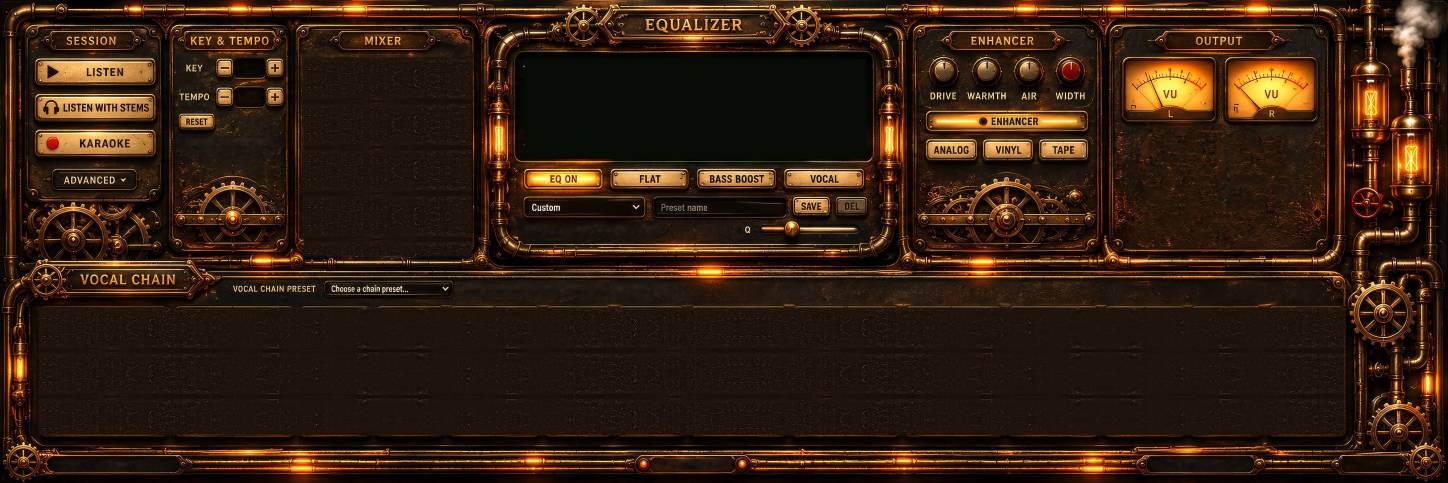
#> input picture design/ref/sk-studio.pre-eqplate.jpg, 4344 x 1448 px (shown at 1/3 size)
$ python studio_eqplate.py ../ref/sk-studio.pre-eqplate.jpg out.png
#> lines starting #> are read from the running program, lines starting #| are printed output that depends on the picture
# Paints the baked EQ button/preset plates (EQ ON, FLAT, BASS BOOST, VOCAL, preset select, name, SAVE, DEL, Q slider) out of
# sk-studio.jpg with randomly quilted dark plate texture; the live controls draw their own plates (mode-dependent).
# usage: python -I design/tools/studio_eqplate.py <in.jpg> <out.jpg>
import sys, numpy as np
from PIL import Image
a = np.asarray(Image.open(sys.argv[1]).convert('RGB')).astype(np.float32)
src = a[250:650, 960:1360]; rng = np.random.default_rng(11)
#> after `src = a[250:650, 960:1360]`:
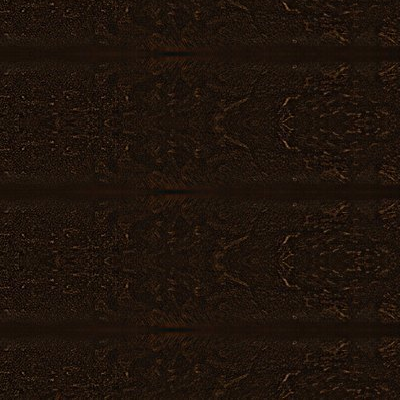
#> src: shape (400, 400, 3) float32; mean R, G, B 30.8, 19.3, 11.2
def quilt(b, T=72, ov=24):
#> called with b = (1560, 492, 2610, 722), T = 72, ov = 24
    x0, y0, x1, y1 = b; w, h = x1 - x0, y1 - y0
    acc = np.zeros((h + T, w + T, 3), np.float32); wt = np.zeros((h + T, w + T, 1), np.float32)
    ramp = np.minimum(np.arange(T) + 1, T - np.arange(T)).astype(np.float32); ramp = np.minimum(ramp / ov, 1)
    win = (ramp[:, None] * ramp[None, :])[..., None]
    for y in range(0, h, T - ov):
        for x in range(0, w, T - ov):
            sy = rng.integers(0, src.shape[0] - T + 1); sx = rng.integers(0, src.shape[1] - T + 1)
            t = src[sy:sy + T, sx:sx + T]
            if rng.random() < .5: t = t[:, ::-1]
            acc[y:y + T, x:x + T] += t * win; wt[y:y + T, x:x + T] += win
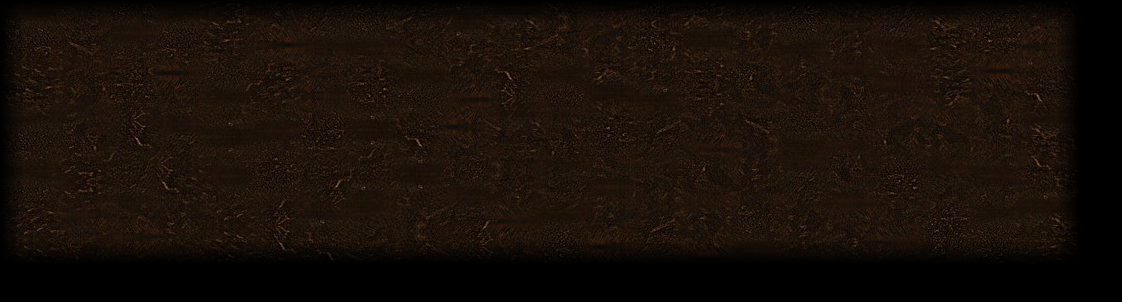
#> acc: shape (302, 1122, 3) float32; mean R, G, B 24, 15, 8.6
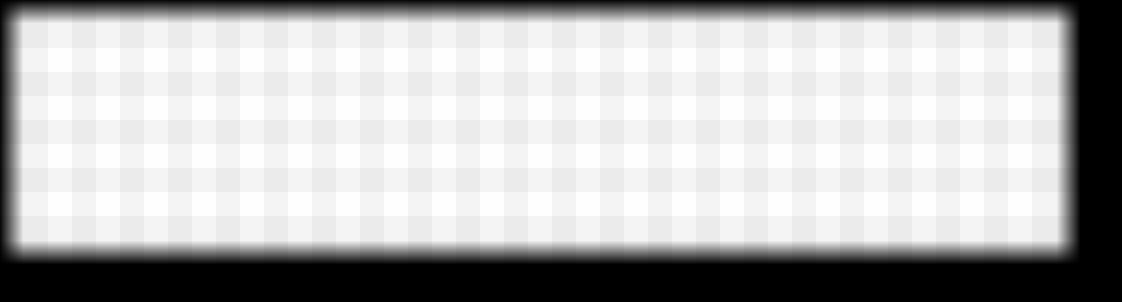
#> wt: shape (302, 1122, 1) float32; min 0, max 1.09, mean 0.779; drawn with min black and max white
    fill = acc[:h, :w] / np.maximum(wt[:h, :w], 1e-3)
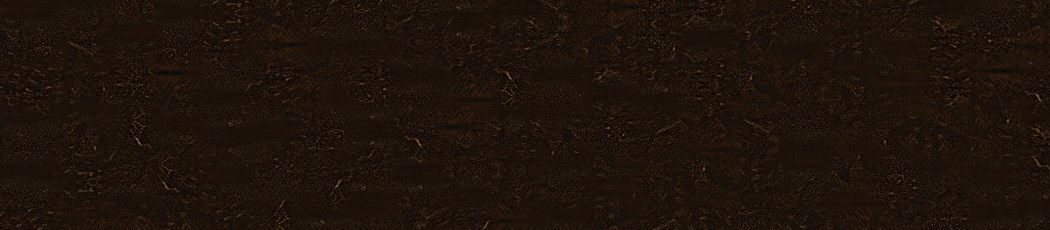
#> fill: shape (230, 1050, 3) float32; mean R, G, B 30.7, 19.3, 11.1
    yy, xx = np.mgrid[0:h, 0:w]; f = np.minimum.reduce([xx, yy, w - 1 - xx, h - 1 - yy]).astype(np.float32)
    al = np.clip(f / 16, 0, 1)[..., None]
    a[y0:y1, x0:x1] = a[y0:y1, x0:x1] * (1 - al) + fill * al
quilt((1560, 492, 2610, 722))
Image.fromarray(np.clip(a, 0, 255).astype(np.uint8)).save(sys.argv[2], quality=86)
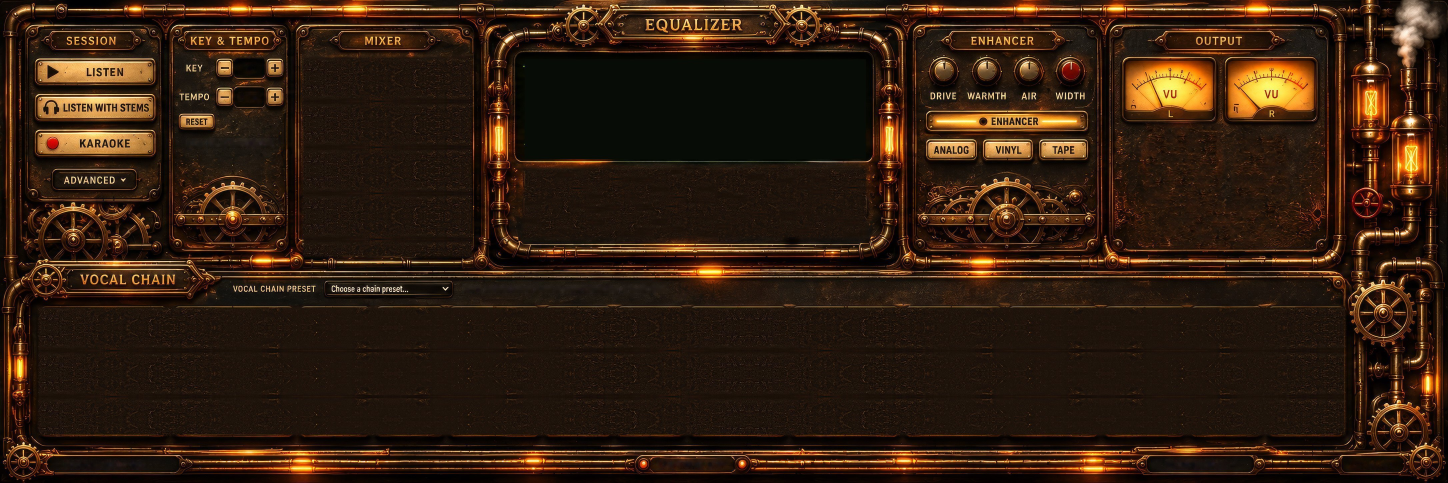
#> saved as out.png: PIL image 4344x1448 RGB (shown at 1/3 size); mean R, G, B 51.3, 31, 16.1
